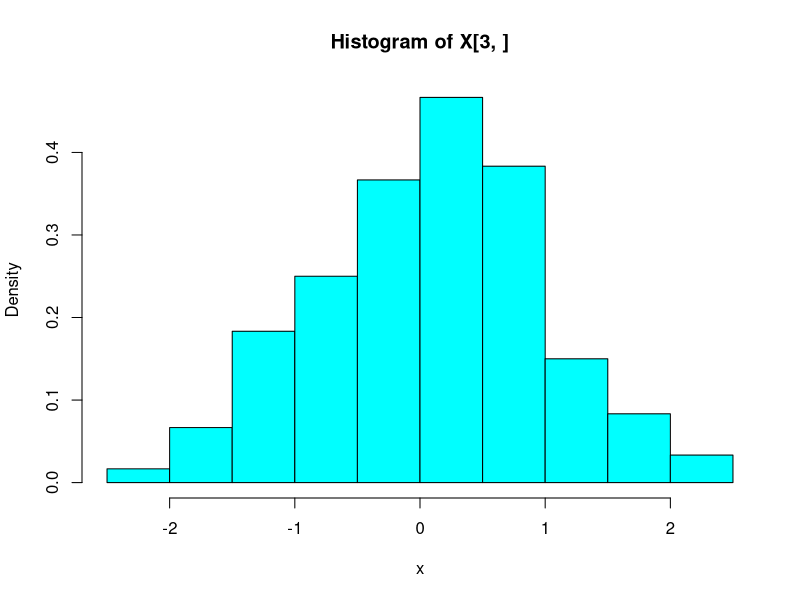
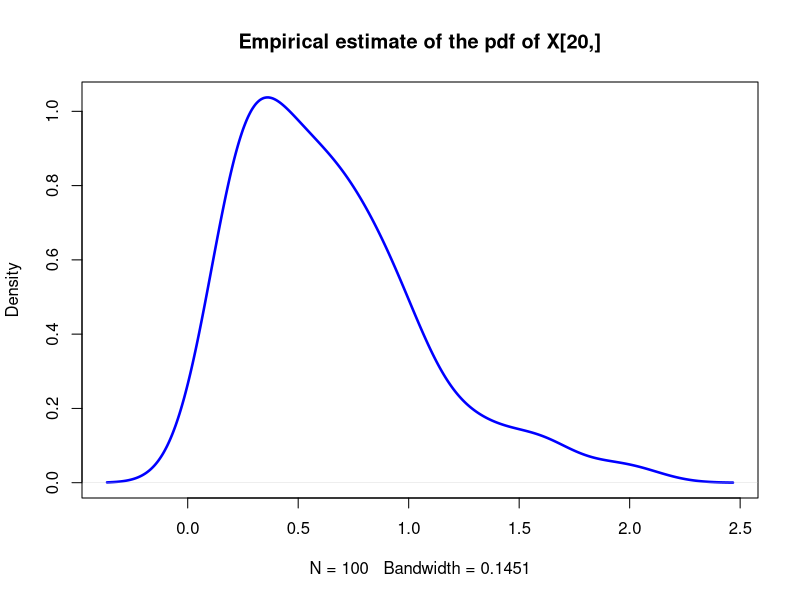
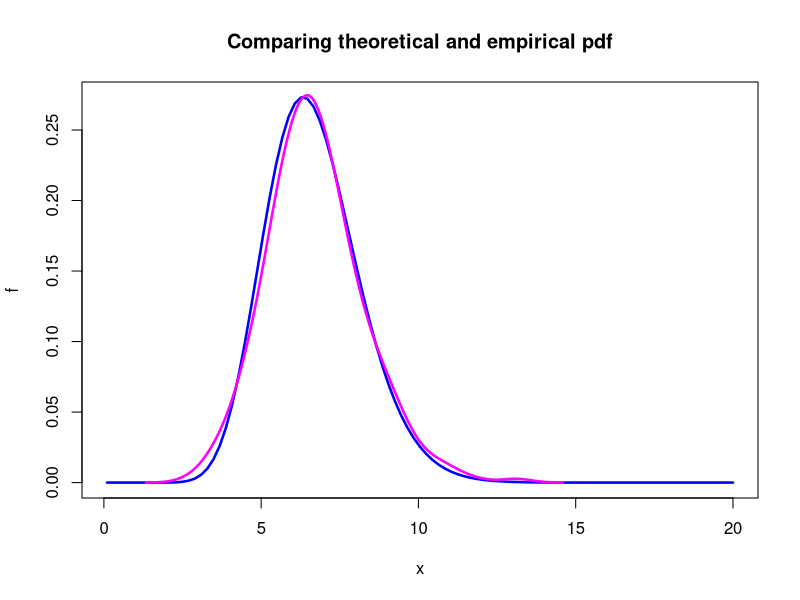
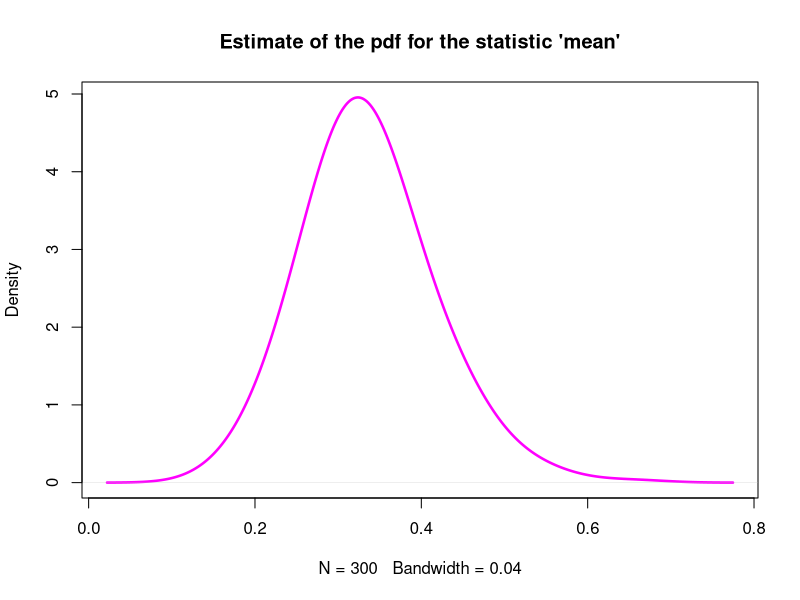

These figures' R source, in order:
## ---- chunk 1
N<-300
## ---- chunk 2
X.sample<-function(n=10,N=100,rdist=rnorm,...){
  X<-matrix(rdist(n*N,...),nrow=N)
  return(X)
}
## ---- chunk 3
n<-120
X<-X.sample(n,N,rdist=rnorm)
## ---- chunk 4
hist(X[3,],freq=FALSE,breaks=15,col="cyan",xlab="x")
## ---- chunk 5
X<-X.sample(n=100,N,rdist=rgamma,shape=2,rate=3)
plot(density(X[20,]),lwd=2.5,col="blue",main="Empirical estimate of the pdf of X[20,]")
## ---- chunk 6
Statistic.sample<-function(X,statistic=mean){
  U<-apply(X,1,statistic)
  return(U)
}
## ---- chunk 7
#
# Insert your code here
#
## ---- chunk 8
N<-300
n<-20
lambda<-3
X<-X.sample(n,N,rdist=rexp,rate=lambda)
s<-Statistic.sample(X,statistic=sum)
f<-function(x){dgamma(x,shape=n,rate=lambda)}
plot(f,from=0.1,to=20,lwd=2.5,col="blue", main="Comparing theoretical and empirical pdf")
lines(density(s,bw=0.5),lwd=2.5,col="magenta")
## ---- chunk 9
s<-Statistic.sample(X,statistic=mean)
## ---- chunk 10
plot(density(s,bw=0.04),lwd=2.5,col="magenta",main="Estimate of the pdf for the statistic 'mean'")
## ---- chunk 11
round(1/lambda,3)
## ---- chunk 12
a<-qnorm(0.975)     # Why 0.975?
round(a,4)
## ---- chunk 13
sigma<-2
n<-10
d<-qnorm(0.975)*sigma/sqrt(n)
round(d,4)
## ---- chunk 14
x<-rnorm(n,4,2)
m<-mean(x)
round(m,4)
I<-c(m-d,m+d)
round(I,4)
## ---- chunk 15
N<-1000 # Later on you can test other N values
n<-10
mu<-4
sigma<-2
X<-rnorm(N*n,mu,sigma)
dim(X)<-c(N,n)
## ---- chunk 16
M<-apply(X,1,mean)
d<-qnorm(0.975)*sigma/sqrt(n)
round(d,4)
A<-M-d
B<-M+d
## ---- chunk 17
u<-(A<mu) & (mu<B)
Empirical.confidence<-sum(u)/N
round(Empirical.confidence,3)
## ---- chunk 18
gamma<-0.90
a<-qt((1+gamma)/2,n-1)  # Why (1+gamma)/2 ?
round(a,3)
## ---- chunk 19
d<-qt((1+gamma)/2,n-1)*sd(x)/sqrt(n)
round(d,3)
## ---- chunk 20
I<-c(m-d,m+d)
round(I,3)
## ---- chunk 21
t.test(x, conf.level=0.90)
## ---- chunk 22
#
# Insert here your code
#
## ---- chunk 23
#
#    Write here your code
#
